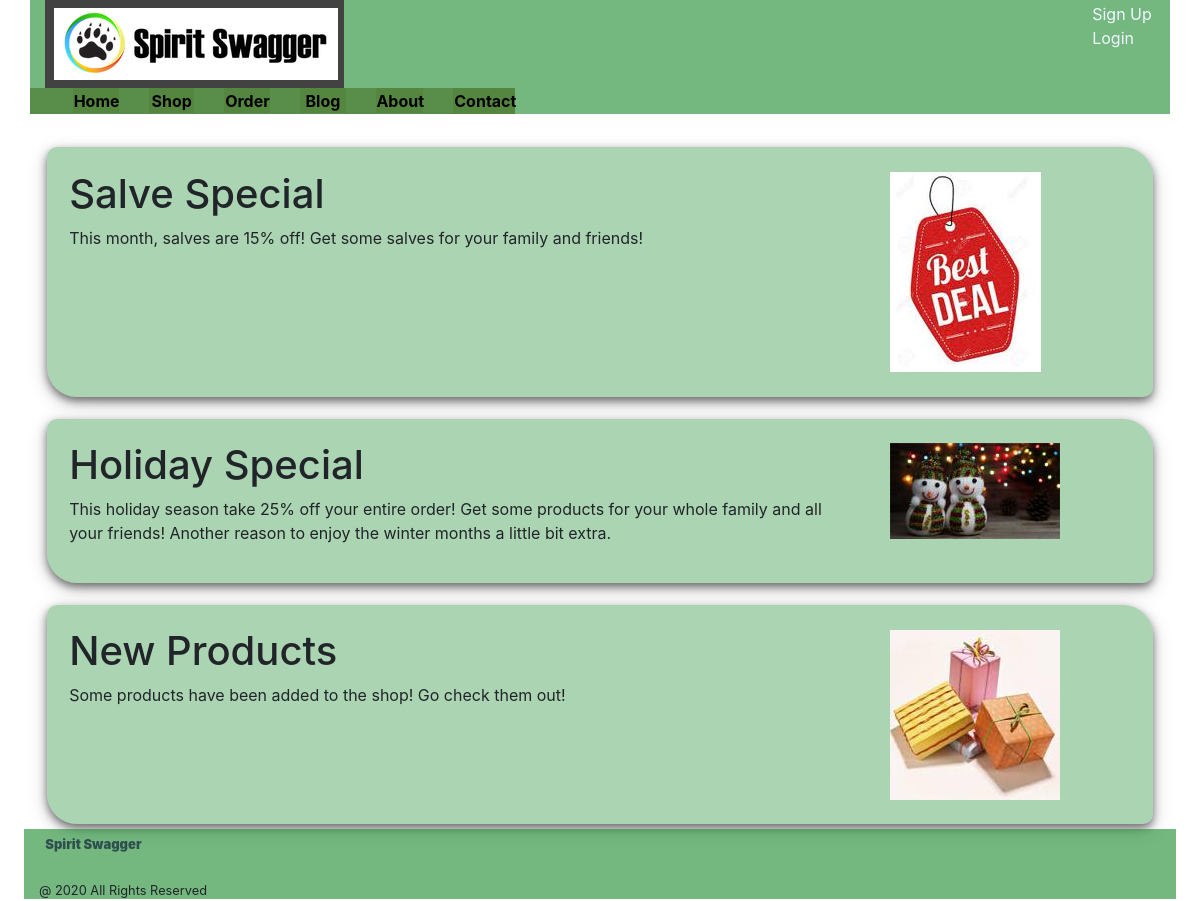
The page / on the database its author committed.
### home/models.py (models this page shows, shortened)
class HomePost(models.Model):
    title = models.CharField(max_length=100)
    description = models.TextField()
    image = models.ImageField(upload_to='home_pics', blank=True, null=True)
    date_posted = models.DateTimeField(default=timezone.now())

### home/views.py (the view)
# urls.py: path('', views.home, name='home'),
def home(request):
    context = {
        'title': "Home",
        'posts': HomePost.objects.all()
    }
    return render(request, 'home/home.html', context)

### home/templates/home/home.html
{% extends "home/base.html" %}
{% load static %}
{% block content %}
    {% for post in posts %}
        <div class="homePost">
            <div class="row">
                <div class="col-9">
                    <h1>{{ post.title }}</h1>
                    <p>{{ post.description }}</p>
                </div>
                <div class="col-3 ">
                    <img src="{{ post.image.url }}">
                </div>
            </div>
        </div>
    {% endfor %}
{% endblock content %}

### home/static/home/style.css (style rules this page uses)
* { margin: 0; padding: 0; }
html, body { height: 100%; margin-left: 2%; margin-right: 2%; }
.homePost { max-width: 100%; padding: 2%; border-radius: 10px 30px; background-color: rgba(26, 138, 45, 0.363); overflow: auto; box-shadow: 0 4px 8px 0 rgba(0, 0, 0, 0.5), 0 6px 20px 0 rgba(0, 0, 0, 0.19); margin-top: 2%; }
.homePost img { float: left; padding: 1%; }
.homePost p { position: center; top: 50%; }

### rows shown on the page
HomePost: title "Salve Special", description "This month, salves are 15% off! Get some salves for your family and friends!", image (picture)
HomePost: title "Holiday Special", description "This holiday season take 25% off your entire order! Get some products for your whole family and all your friends! Another reason to enjoy the winter months a little bit extra.", image (picture)
HomePost: title "New Products", description "Some products have been added to the shop! Go check them out!", image (picture)
